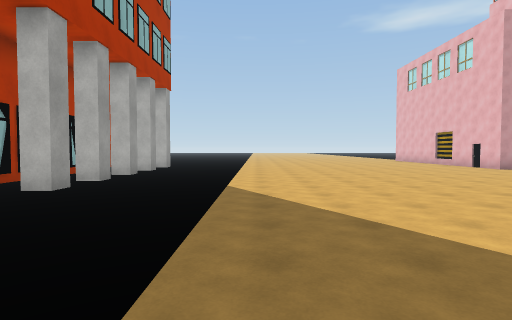
View 1 (above)

24 first-person views from a walk through a 3-D level made in the Unity game engine. The camera is 1.5 m above the floor, tilts 2° down and sees 80° across. The floor is counted in squares, 2 m on a side. Each view is taken from the middle of a square. On the plan, view 1 faces up. The plan holds only what a view shows up to about 10 squares ahead; the rest is blank. The place goes on beyond the plan. The player is left out. Some surface patterns are stand-ins.

View 2
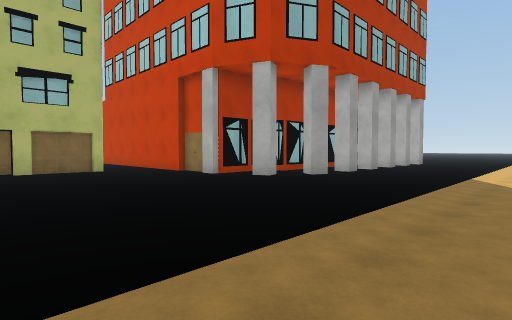

View 3
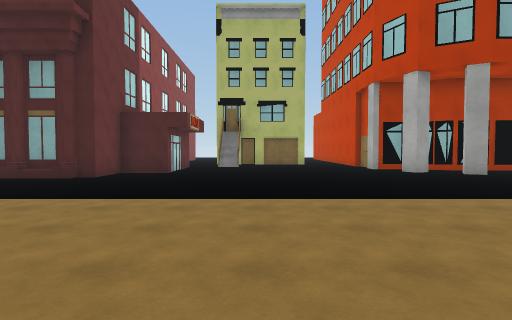

View 4
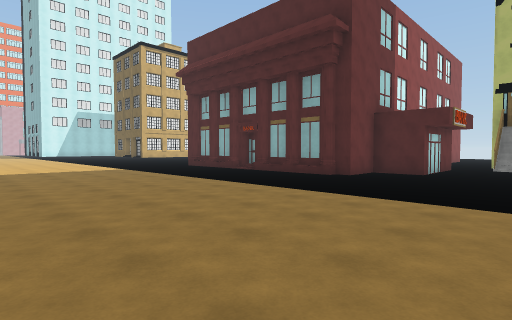

View 5
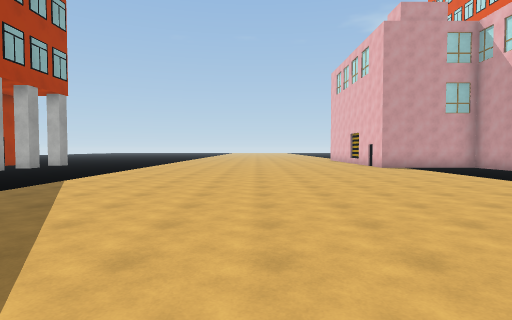

View 6
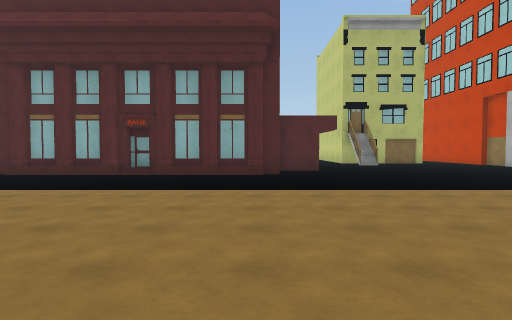

View 7
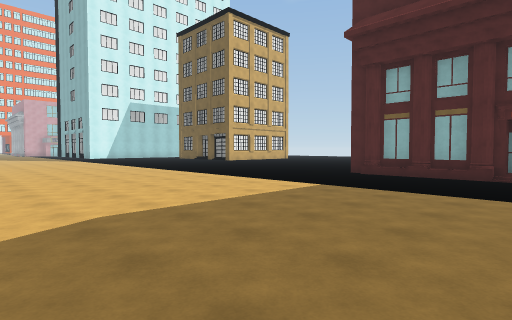

View 8
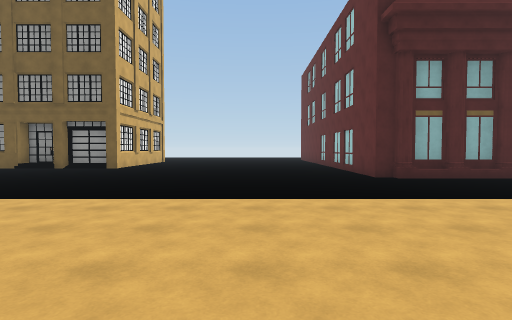

View 9
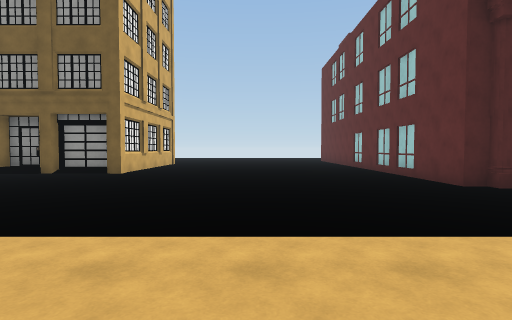

View 10
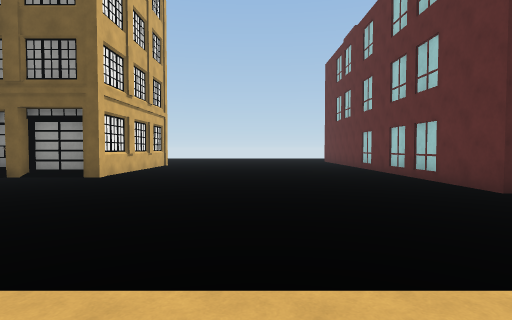

View 11
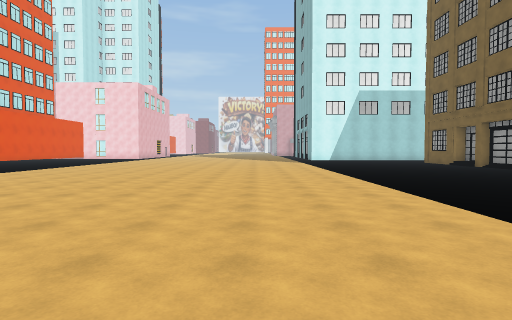

View 12
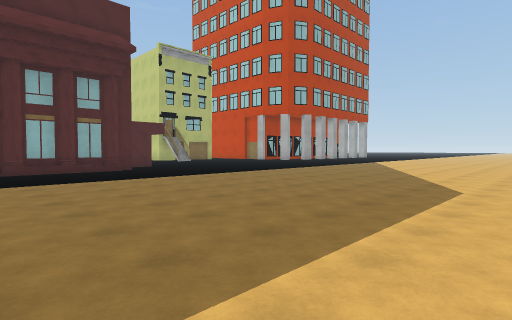

View 13
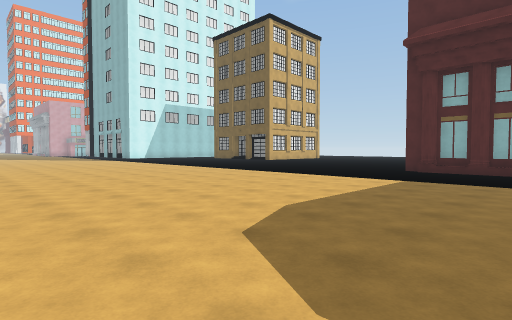

View 14
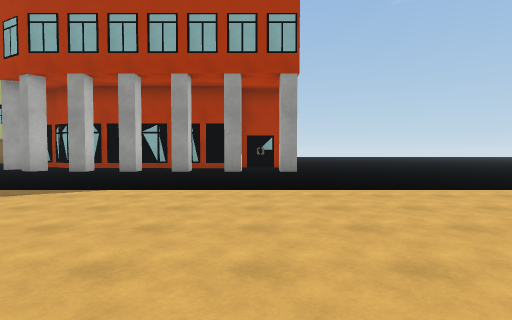

View 15
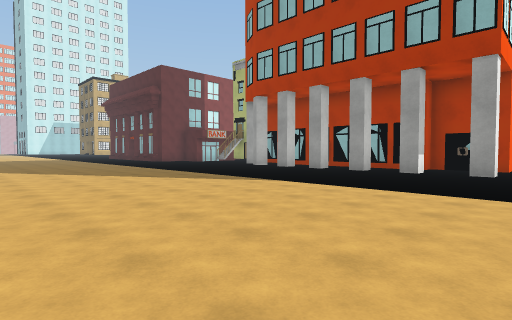

View 16
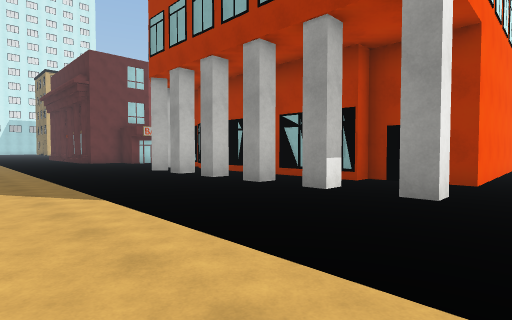

View 17
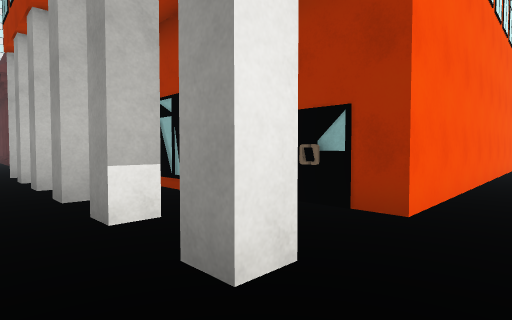

View 18
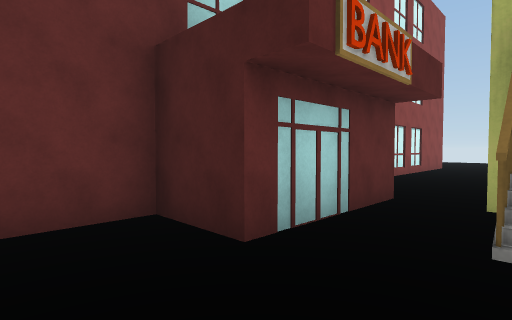

View 19
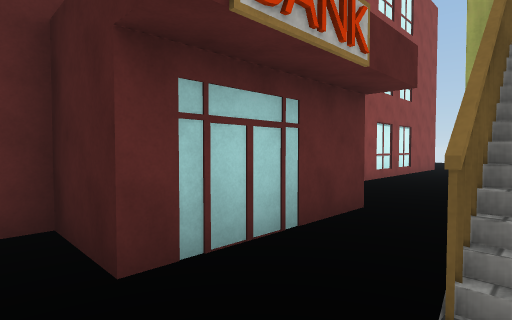

View 20
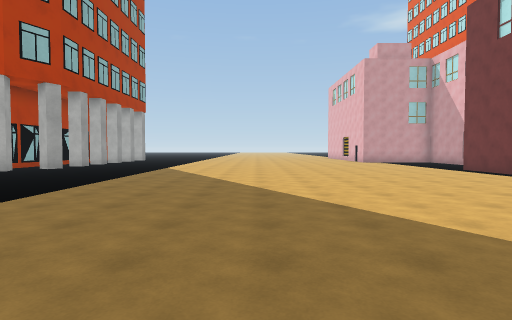

View 21
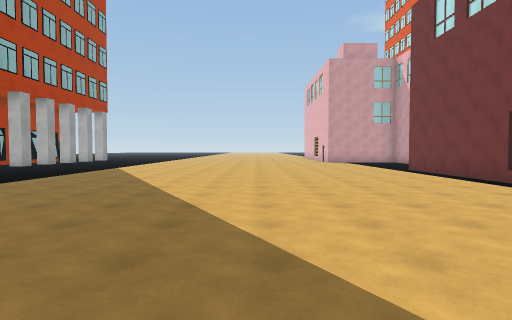

View 22
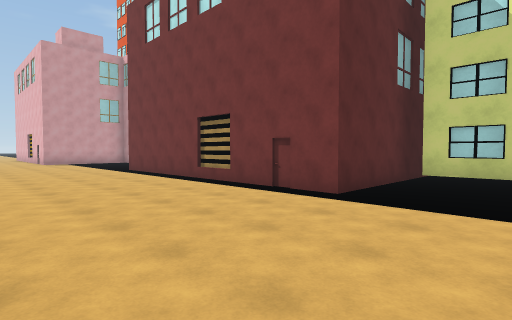

View 23
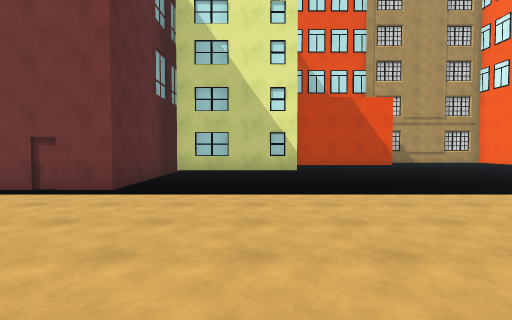

View 24
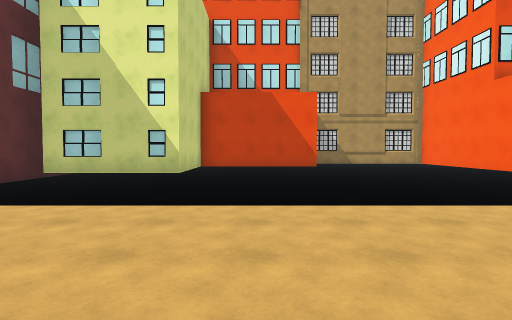

### Floor plan
Key: @ floor where view 1 was taken; # wall or solid block; x gap in a wall; . main floor; : floor 0.5 m higher than the main floor; O other object.
Columns run from 13 left of view 1 to 16 right of it. Each row starts with its distance up from view 1.
 11         ...........
 10  ##OOOOOO.O...........
  9       ..O................
  8        ...O..............
  7        ...O..............
  6        ...O.............
  5        ................
  4        ...O.............#
  3       ..O.O.............#
  2      ..OOO..............#
  1      ...................#
  0      #.......@..........#
 -1      #..................#
 -2      #..................#
 -3      #x:................####
 -4 ...........................#
 -5 .....###...................#
 -6 ...    #...................#
 -7 ##     ###.................###
 -8          #....................
 -9          #....................
-10         ##....................
-11         ##....................
-12          #........... ........
-13          #...........  .......
-14     ######...........    .....
-15     .................     ....
-16     .................      ##O
-17     ................
-18     ................
-19     ................
-20     .................
-21     ..................
-22     ...................
-23        #...............
-24        #...............

Where each view was taken, in squares from view 1:
view 1: 0 up, 0 right, facing up
view 2: 3 down, 1 right, facing up-left
view 3: 2 down, 4 right, facing left
view 4: 2 down, 4 right, facing down-left
view 5: 1 down, 4 right, facing up
view 6: 7 down, 5 right, facing left
view 7: 10 down, 5 right, facing down-left
view 8: 18 down, 4 right, facing left
view 9: 19 down, 2 right, facing left
view 10: 19 down, 1 right, facing left
view 11: 14 down, 2 right, facing down
view 12: 11 down, 7 right, facing up-left
view 13: 11 down, 7 right, facing down-left
view 14: 9 up, 5 right, facing left
view 15: 11 up, 5 right, facing down-left
view 16: 11 up, 1 right, facing down-left
view 17: 11 up, 2 left, facing down-left
view 18: 3 down, 4 left, facing down-left
view 19: 3 down, 5 left, facing down-left
view 20: 6 down, 3 right, facing up
view 21: 6 down, 5 right, facing up
view 22: 6 down, 6 right, facing up-right
view 23: 6 down, 5 right, facing right
view 24: 9 down, 6 right, facing right
